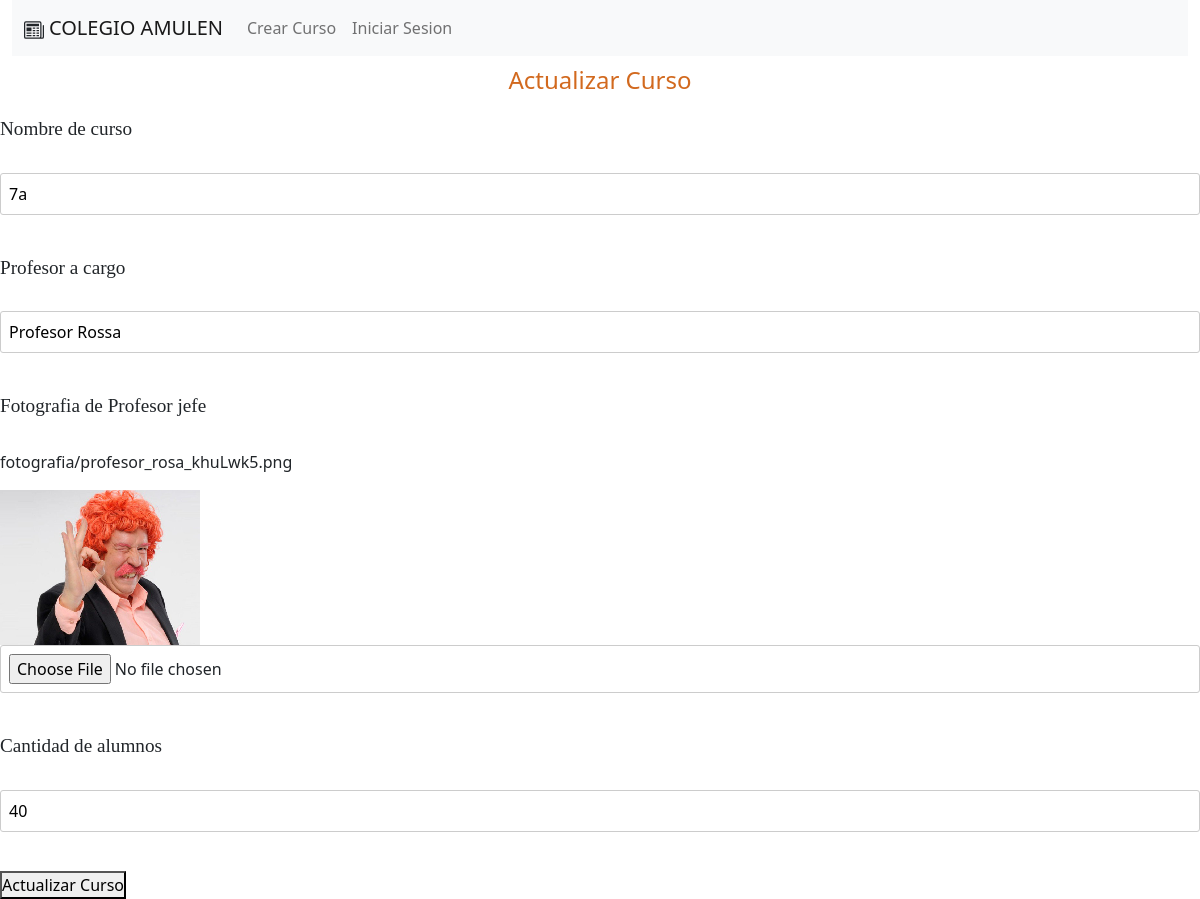
The page /actualizarProducto/44 on the database its author committed.
### app/models.py (models this page shows)
class fotografia(models.Model):
    nombre=models.CharField(max_length=40)
    descripcion=models.CharField(max_length=40)
    archivo_fotografia=models.ImageField(upload_to='fotografia', null=True)
    Cantidad_alumno=models.IntegerField(null=True)

### app/views.py (the view)
# urls.py: path('actualizarProducto/<int:id>', actualizarProducto, name='actualizarProducto'),
def actualizarProducto(request, id):
    foto=fotografia.objects.get(id=id)
    return render(request, 'app/actualizarProducto.html', {'foto':foto})

### app/templates/app/actualizarProducto.html (shortened to what this page needs)
{% extends 'app/base.html' %}
{% load static %}
{% block contenido %}
<div class="container2">
    <h1>Actualizar Curso</h1>
    <form action="{% url 'actualizarrec' foto.id %}" method="post" enctype="multipart/form-data">
        <label for="">Nombre de curso</label><br><br>
        <input type="text" name="nombre" value="{{foto.nombre}}"><br><br>
        <label for="">Profesor a cargo</label><br><br>
        <input type="text" name="descripcion" value="{{foto.descripcion}}"><br><br>
        <label for="">Fotografia de Profesor jefe</label><br><br>
        {% if foto.archivo_fotografia %}
             <p>{{ foto.archivo_fotografia.name }}</p>
             <img src="{{ foto.archivo_fotografia.url }}" alt="Foto actual">
        {% endif %}
        <input type="file" name="archivo_fotografia"><br><br>
        <label for="">Cantidad de alumnos</label><br><br>
        <input type="number" name="Cantidad_alumno" value="{{foto.Cantidad_alumno}}"><br><br>
        <button type="submit" id="new1">Actualizar Curso</button>
    </form>
</div>
{% endblock %}

### app/static/app/css/estilosApi.css (style rules this page uses)
h1 { font-size: 100px; text-align: center; padding: 5px; text-decoration: underline; font-family: Georgia, 'Times New Roman', Times, serif; color: indianred; }

### app/static/app/css/estilosFormulario.css (style rules this page uses)
* { margin: 0; padding: 0; box-sizing: border-box; }
h1 { text-align: center; text-decoration: double; text-shadow: 5%; color: chocolate; font-size: 60px; font-family: 'Segoe UI', Tahoma, Geneva, Verdana, sans-serif; padding: 10px; }
form label { font-size: 1.2rem; margin-bottom: 5px; font-family: Cambria, Cochin, Georgia, Times, 'Times New Roman', serif; }
form input { padding: 8px; border: 1px solid #ccc; border-radius: 3px; margin-bottom: 15px; width: 100%; }

### app/static/app/css/style.css (style rules this page uses)
h1 { font-size: 24px; margin-bottom: 10px; }

### rows shown on the page
fotografia: nombre "7a", descripcion "Profesor Rossa", archivo_fotografia.name "fotografia/profesor_rosa_khuLwk5.png", archivo_fotografia (picture), Cantidad_alumno "40"
